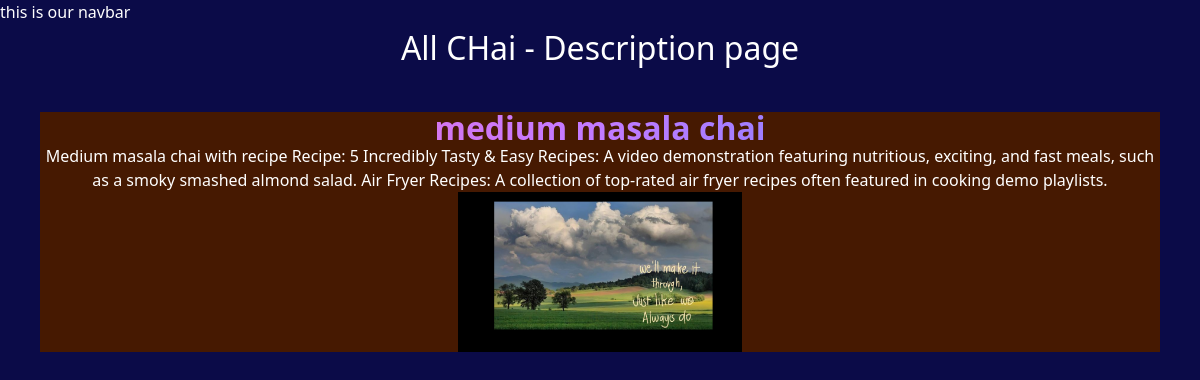
The page /chai/3/ on the database its author committed.
### chai/models.py (models this page shows, shortened)
class ChaiVariety(models.Model):
    CHAI_TYPE = [
        ('ML', 'MASALA'),
        ('GR', 'GINGER'),
        ('KI', 'KIWI'),
        ('PL', 'PLAIN'),
        ('EL', 'ELAICHI'),
    ]
    name = models.CharField(max_length=100)
    image = models.ImageField(upload_to='chais/')
    date_added = models.DateField(default=timezone.now)
    type = models.CharField(max_length=2, choices=CHAI_TYPE)
    description = models.TextField(blank=True)
    price = models.DecimalField(max_digits=10, decimal_places=2, default =10)

### chai/views.py (the view)
# urls.py: path('<int:chai_id>/', views.chai_description, name="chai_detail")
def chai_description(request, chai_id): #pass chai_id to the urls as well
    chai = get_object_or_404(ChaiVariety, pk = chai_id)
    return render(request, 'chai/chai_detail.html', {'chai': chai} )

### chai/templates/chai/chai_detail.html (shortened to what this page needs)
{% extends "layout.html" %}
{% block content %}
<h1>All CHai - Description page</h1>
<div class="text-center bg-amber-950 flex flex-col m-10">
    <div>
        <h1 class="text-5xl font-extrabold text-transparent bg-clip-text bg-gradient-to-r from-pink-400 via-purple-400 to-blue-500"> {{chai.name}} </h1>
    </div>
    <p>{{chai.description}}</p>
    <div class="text-center m-auto">
        <img class="h-40" src="{{chai.image.url}}" alt="img">
    </div>
</div>
{% endblock %}

### static/style.css (style rules this page uses)
body { background-color: rgb(11, 11, 72); color: #FFFFFF; }
h1 { text-align: center; font-size: 2em; }

### rows shown on the page
ChaiVariety: description "Medium masala chai with recipe Recipe: 5 Incredibly Tasty & Easy Recipes: A video demonstration featuring nutritious, exciting, and fast meals, such as a smoky smashed almond salad. Air Fryer Recipes: A collection of top-rated air fryer recipes often featured in cooking demo playlists.", image (picture)
